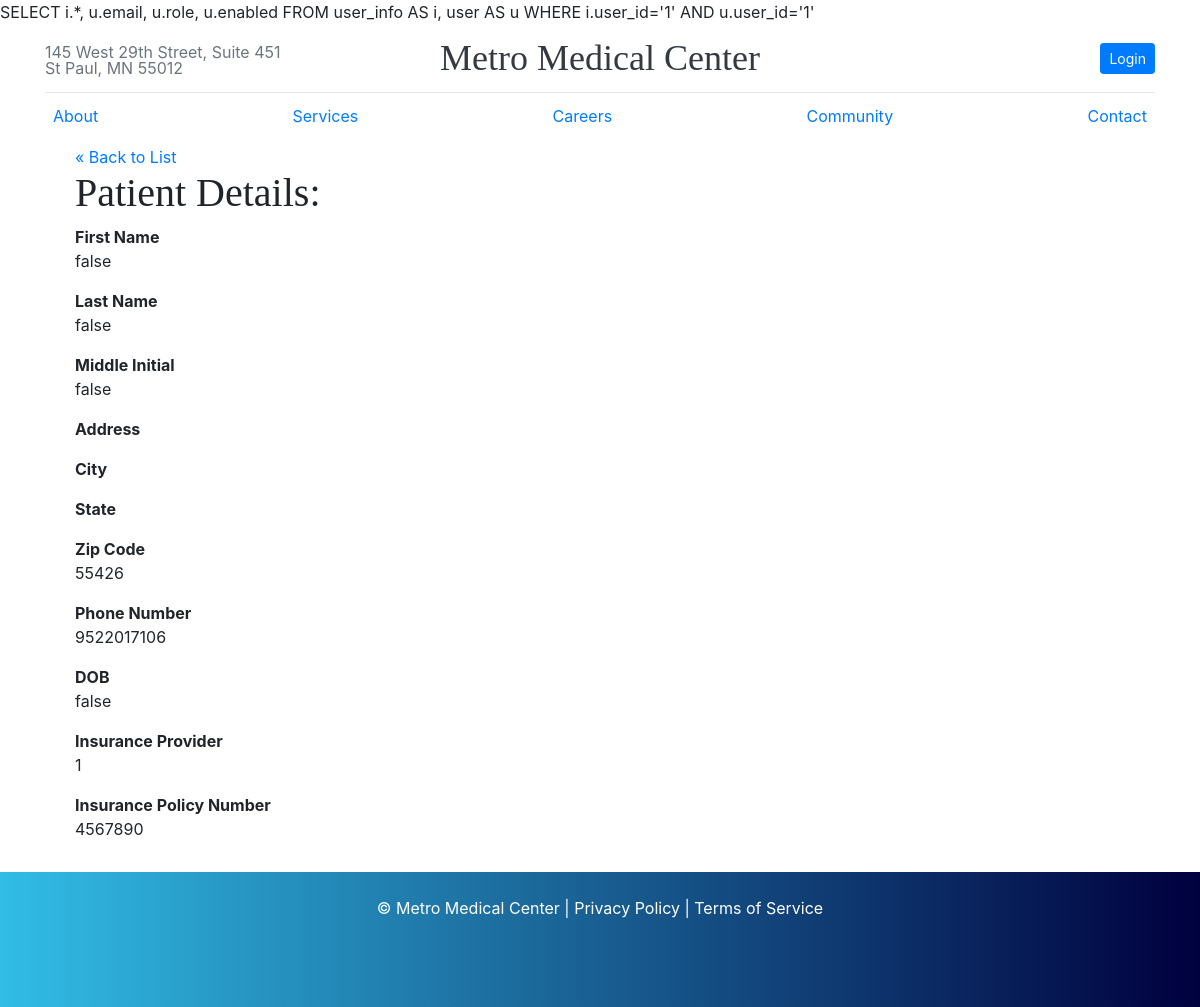
Page /metromed/public/administrator/patients/view.php on the earlier database version.
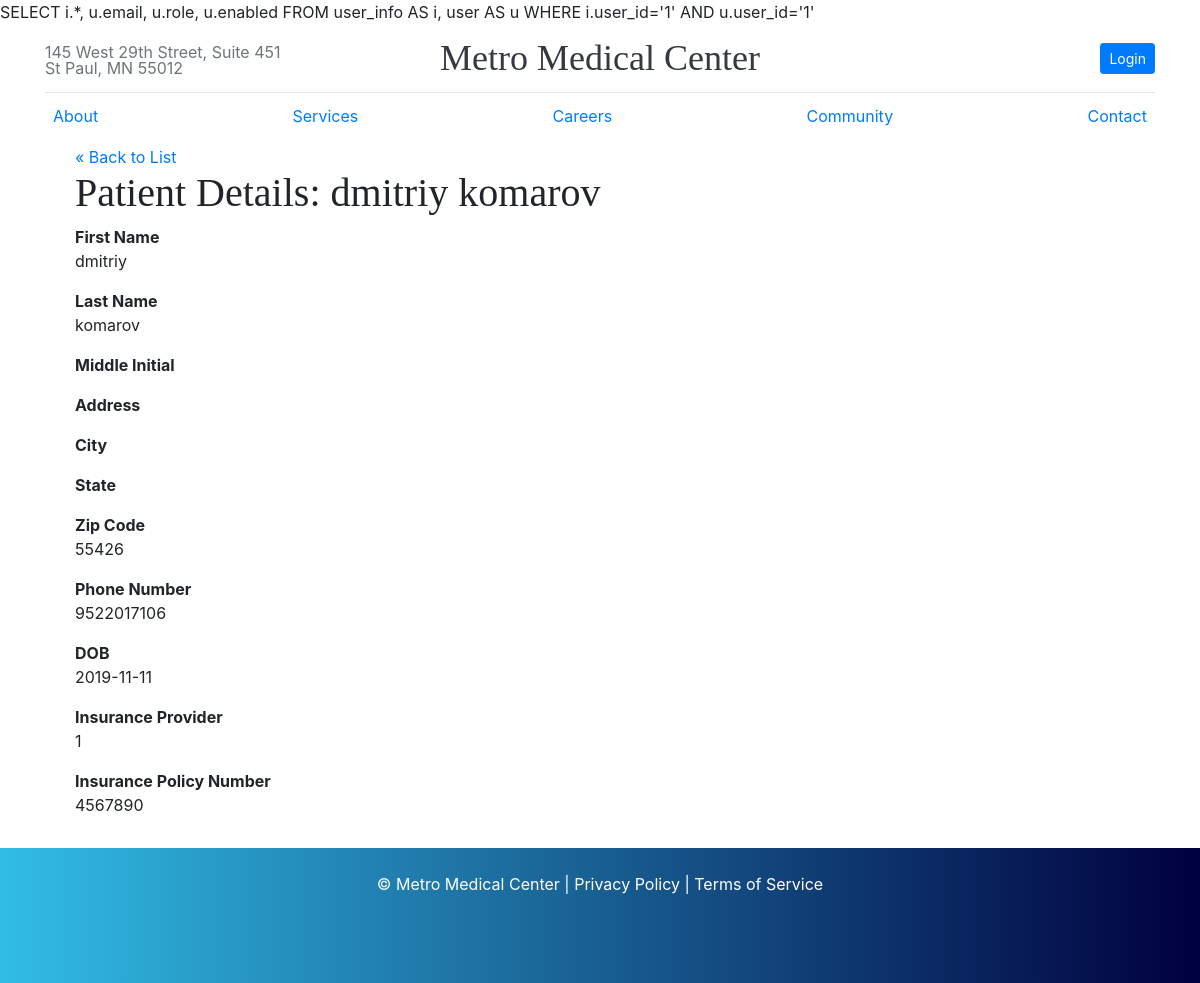
Same page on the later database version.
### tables this page shows
CREATE TABLE user (
    user_id int NOT NULL AUTO_INCREMENT,
    email varchar(50) NOT NULL UNIQUE KEY,
    password varchar(255) NOT NULL,
    role varchar(15) DEFAULT NULL,
    enabled int DEFAULT NULL,
    PRIMARY KEY (user_id),
    FOREIGN KEY (user_id) REFERENCES user_info(user_id)
);

CREATE TABLE user_info (
    user_id int NOT NULL AUTO_INCREMENT ,
    f_name varchar(50) NOT NULL,
    l_name varchar(50) NOT NULL,
    m_name varchar(50) NOT NULL,
    address varchar(255) NOT NULL,
    city varchar(50) NOT NULL,
    state varchar(50) NOT NULL,
    zip varchar(50) NOT NULL,
    phone_number bigint NOT NULL,
    dob DATE,
    ins_id int NOT NULL,
    policy_number varchar(50),
    PRIMARY KEY (user_id),
    FOREIGN KEY (ins_id) REFERENCES insurance(ins_id)
);

### metromed/private/functions.php (called while the page is built, shortened)
<?php
function url_for($script_path) {
  if($script_path[0] != '/') {
    $script_path = "/" . $script_path;
  }
  return WWW_ROOT . $script_path;
}
function h($string="") {
  return htmlspecialchars($string);
}
?>

### metromed/private/query_functions.php (called while the page is built, shortened)
<?php
  function find_patient_by_id($id) {
    global $db;
    $sql = "SELECT i.*, u.email, u.role, u.enabled FROM user_info AS i, user AS u ";
    $sql .= "WHERE i.user_id='" . $id . "'" . " AND u.user_id='" . $id . "'";
    $result = mysqli_query($db, $sql);
    $patient = mysqli_fetch_assoc($result);
    return $patient;
  }
?>

### metromed/public/administrator/patients/view.php (the view, shortened to what this page needs)
<?php
$user_id = $_GET['user_id'] ?? '1';
$patient = find_patient_by_id($user_id);
?>
<?php include(SHARED_PATH . '/metromed_header.php'); ?>
<div id="content">
  <a class="back-link" href="<?php echo url_for('/administrator/patients/index.php'); ?>">&laquo; Back to List</a>
  <div class="subject show">
    <h1>Patient Details: <?php echo h($patient['f_name'] . " " . $patient['l_name'] ); ?></h1>
    <div class="attributes">
      <dl>
        <dt>First Name</dt>
        <dd><?php echo h($patient['f_name'] ?? 'false'); ?></dd>
      </dl>
      <dl>
        <dt>Last Name</dt>
        <dd><?php echo h($patient['l_name'] ?? 'false'); ?></dd>
      </dl>
      <dl>
        <dt>Middle Initial</dt>
        <dd><?php echo h($patient['m_name'] ?? 'false'); ?></dd>
      </dl>
      <dl>
        <dt>Address</dt>
      </dl>
      <dl>
        <dt>City</dt>
      </dl>
      <dl>
        <dt>State</dt>
      </dl>
      <dl>
        <dt>Zip Code</dt>
        <dd><?php echo h($patient['zip'] ?? 'false'); ?></dd>
      </dl>
      <dl>
        <dt>Phone Number</dt>
        <dd><?php echo h($patient['phone_number'] ?? 'false'); ?></dd>
      </dl>
      <dl>
        <dt>DOB</dt>
        <dd><?php echo h($patient['dob'] ?? 'false'); ?></dd>
      </dl>
      <dl>
        <dt>Insurance Provider</dt>
        <dd><?php echo h($patient['ins_id'] ?? 'false'); ?></dd>
      </dl>
      <dl>
        <dt>Insurance Policy Number</dt>
        <dd><?php echo h($patient['policy_number'] ?? 'false'); ?></dd>
      </dl>
    </div>
  </div>
</div>
<?php include(SHARED_PATH . '/metromed_footer.php'); ?>

### metromed/private/shared/metromed_header.php (shortened to what this page needs)
<!DOCTYPE html>
<html>
<head>
    <link rel="stylesheet" href="https://stackpath.bootstrapcdn.com/bootstrap/4.3.1/css/bootstrap.min.css">
    <link rel="stylesheet" href="<?php echo url_for('/assets/css/metromed.css'); ?>" />
</head>
<body>
 <div class="container">
    <header class="site-header py-3">
      <div class="row flex-nowrap justify-content-between align-items-center">
        <div class="col-4 pt-1">
          <a class="text-muted">145 West 29th Street, Suite 451 <br>St Paul, MN 55012</a>
        </div>
        <div class="col-4 text-center">
          <a class="site-header-logo text-dark" href="<?php echo url_for('index.php') ?>">Metro Medical Center</a>
        </div>
        <div class="col-4 d-flex justify-content-end align-items-center">
          <a class="btn btn-sm btn-primary" href="login.php">Login</a>
        </div>
      </div>
    </header>
    <div class="nav-scroller py-1 mb-2">
      <nav class="nav d-flex justify-content-between">
        <a class="p-2 text-primary" href="<?php echo url_for('about.php') ?>">About</a>
        <a class="p-2 text-primary" href="<?php echo url_for('services.php') ?>">Services</a>
        <a class="p-2 text-primary" href="<?php echo url_for('careers.php') ?>">Careers</a>
        <a class="p-2 text-primary" href="<?php echo url_for('community.php') ?>">Community</a>
        <a class="p-2 text-primary" href="<?php echo url_for('contact.php') ?>">Contact</a>
      </nav>
    </div>

### metromed/private/shared/metromed_footer.php
    </div>
    <footer class="page-footer">
      <p>© Metro Medical Center | Privacy Policy | Terms of Service</p>
    </footer>
  </body>
</html>

### metromed/public/assets/css/metromed.css (style rules this page uses)
body { min-height: 100vh; position: relative; margin: 0; padding-bottom: 150px; }
.site-header { line-height: 1; border-bottom: 1px solid #e5e5e5; }
.site-header-logo { font-family: "Playfair Display", Georgia, "Times New Roman", serif; font-size: 2.25rem; }
h1, h2, h3, h4, h5, h6 { font-family: "Playfair Display", Georgia, "Times New Roman", serif; }
.nav-scroller { position: relative; z-index: 2; height: 2.75rem; overflow-y: hidden; }
.nav-scroller .nav { display: -webkit-box; display: -ms-flexbox; display: flex; -ms-flex-wrap: nowrap; flex-wrap: nowrap; padding-bottom: 1rem; margin-top: -1px; overflow-x: auto; text-align: center; white-space: nowrap; -webkit-overflow-scrolling: touch; }
.form-signin h1, p { text-align: center; }
.page-footer { position: absolute; bottom: 0; padding: 1.5rem 0; height: 135px; color: #fff; width: 100%; background: #00003E; background: -webkit-linear-gradient(to right, #31BDE6, #00003E); background: linear-gradient(to right, #31BDE6, #00003E); text-align: center; }
.page-footer p:last-child { margin-bottom: 0; }
#content { width: 920px; min-height: 500px; padding: 0 30px; }

Differences in the rows shown:
changed through a linked row, user id 1: user_id.l_name (not shown) → "dmitriy komarov"; user_id.f_name "false" → "dmitriy"; user_id.l_name "false" → "komarov"; user_id.dob "false" → "2019-11-11"; user_id.m_name "false" → (not shown)
